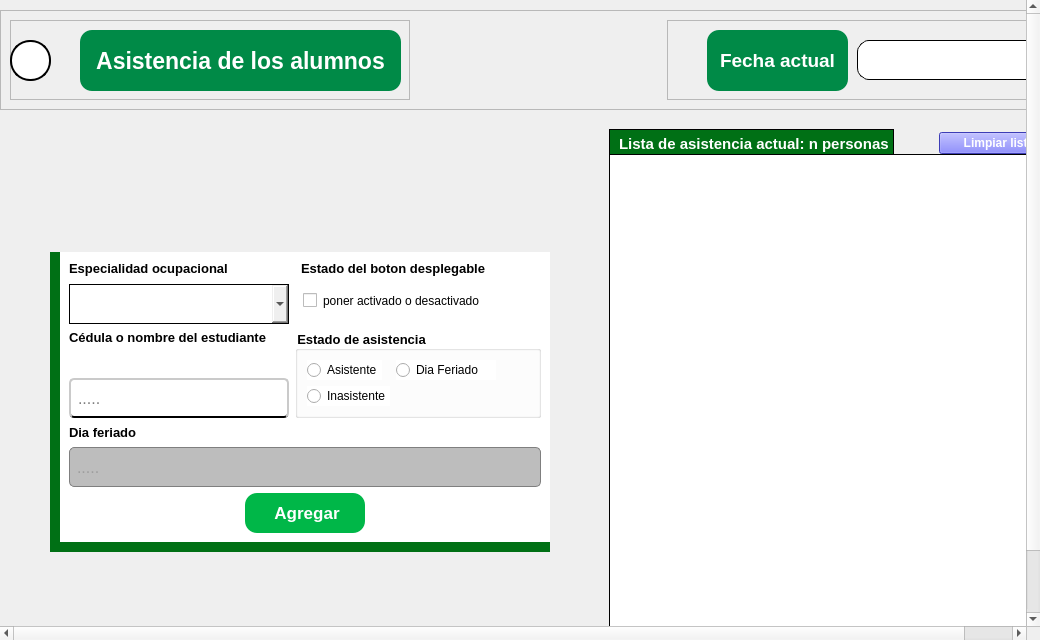
<?xml version="1.0" encoding="UTF-8"?>
<ui version="4.0">
 <class>PantallaAsistenciaAlumnos</class>
 <widget class="QWidget" name="PantallaAsistenciaAlumnos">
  <property name="geometry">
   <rect>
    <x>0</x>
    <y>0</y>
    <width>1040</width>
    <height>640</height>
   </rect>
  </property>
  <property name="windowTitle">
   <string>Form</string>
  </property>
  <layout class="QVBoxLayout" name="verticalLayout">
   <property name="spacing">
    <number>0</number>
   </property>
   <property name="leftMargin">
    <number>0</number>
   </property>
   <property name="topMargin">
    <number>0</number>
   </property>
   <property name="rightMargin">
    <number>0</number>
   </property>
   <property name="bottomMargin">
    <number>0</number>
   </property>
   <item>
    <widget class="QScrollArea" name="area_de_scroll">
     <property name="styleSheet">
      <string notr="true"/>
     </property>
     <property name="frameShape">
      <enum>QFrame::NoFrame</enum>
     </property>
     <property name="verticalScrollBarPolicy">
      <enum>Qt::ScrollBarAlwaysOn</enum>
     </property>
     <property name="widgetResizable">
      <bool>true</bool>
     </property>
     <widget class="QWidget" name="scrollAreaWidgetContents_2">
      <property name="geometry">
       <rect>
        <x>-56</x>
        <y>0</y>
        <width>1079</width>
        <height>700</height>
       </rect>
      </property>
      <layout class="QVBoxLayout" name="verticalLayout_4">
       <property name="spacing">
        <number>0</number>
       </property>
       <property name="leftMargin">
        <number>0</number>
       </property>
       <property name="topMargin">
        <number>0</number>
       </property>
       <property name="rightMargin">
        <number>0</number>
       </property>
       <property name="bottomMargin">
        <number>0</number>
       </property>
       <item>
        <widget class="QFrame" name="espacio_principal">
         <property name="styleSheet">
          <string notr="true">QFrame{

	
    background: qlineargradient(
        x1:0, y1:0, x2:1, y2:1,
        stop:0 #3fea87, stop:1 #00770e)
   
}</string>
         </property>
         <property name="frameShape">
          <enum>QFrame::NoFrame</enum>
         </property>
         <property name="frameShadow">
          <enum>QFrame::Raised</enum>
         </property>
         <layout class="QVBoxLayout" name="verticalLayout_5">
          <property name="leftMargin">
           <number>0</number>
          </property>
          <property name="topMargin">
           <number>0</number>
          </property>
          <property name="rightMargin">
           <number>0</number>
          </property>
          <property name="bottomMargin">
           <number>0</number>
          </property>
          <item>
           <widget class="QFrame" name="espacio_superior">
            <property name="sizePolicy">
             <sizepolicy hsizetype="Preferred" vsizetype="Preferred">
              <horstretch>0</horstretch>
              <verstretch>0</verstretch>
             </sizepolicy>
            </property>
            <property name="minimumSize">
             <size>
              <width>500</width>
              <height>100</height>
             </size>
            </property>
            <property name="maximumSize">
             <size>
              <width>16777214</width>
              <height>80</height>
             </size>
            </property>
            <property name="styleSheet">
             <string notr="true">background:none ; </string>
            </property>
            <property name="frameShape">
             <enum>QFrame::StyledPanel</enum>
            </property>
            <property name="frameShadow">
             <enum>QFrame::Raised</enum>
            </property>
            <layout class="QHBoxLayout" name="horizontalLayout">
             <item>
              <widget class="QFrame" name="espacio_a">
               <property name="minimumSize">
                <size>
                 <width>400</width>
                 <height>0</height>
                </size>
               </property>
               <property name="styleSheet">
                <string notr="true">background:none ; </string>
               </property>
               <property name="frameShape">
                <enum>QFrame::StyledPanel</enum>
               </property>
               <property name="frameShadow">
                <enum>QFrame::Raised</enum>
               </property>
               <widget class="QPushButton" name="boton_de_regreso">
                <property name="geometry">
                 <rect>
                  <x>0</x>
                  <y>20</y>
                  <width>41</width>
                  <height>41</height>
                 </rect>
                </property>
                <property name="cursor">
                 <cursorShape>PointingHandCursor</cursorShape>
                </property>
                <property name="styleSheet">
                 <string notr="true">QPushButton{

	background-color: rgb(255, 255, 255);
	border-radius: 20px ;
	border:2px solid;

}

QPushButton:hover{

	background-color: rgb(199, 199, 199)
}</string>
                </property>
                <property name="text">
                 <string/>
                </property>
                <property name="icon">
                 <iconset>
                  <normaloff>../recursos_de_imagenes/iconos_de_interfaz/flecha_izquierda_2.png</normaloff>../recursos_de_imagenes/iconos_de_interfaz/flecha_izquierda_2.png</iconset>
                </property>
                <property name="iconSize">
                 <size>
                  <width>30</width>
                  <height>30</height>
                 </size>
                </property>
               </widget>
               <widget class="QLabel" name="label_control_de_llegada">
                <property name="geometry">
                 <rect>
                  <x>70</x>
                  <y>10</y>
                  <width>321</width>
                  <height>61</height>
                 </rect>
                </property>
                <property name="font">
                 <font>
                  <family>Arial</family>
                  <pointsize>17</pointsize>
                  <weight>75</weight>
                  <bold>true</bold>
                 </font>
                </property>
                <property name="styleSheet">
                 <string notr="true">QLabel{
	
	background-color: rgb(0, 138, 71);
	
	color: rgb(255, 255, 255);
	border-radius:12px;

}</string>
                </property>
                <property name="text">
                 <string>Asistencia de los alumnos</string>
                </property>
                <property name="alignment">
                 <set>Qt::AlignCenter</set>
                </property>
               </widget>
              </widget>
             </item>
             <item>
              <spacer name="horizontalSpacer">
               <property name="orientation">
                <enum>Qt::Horizontal</enum>
               </property>
               <property name="sizeHint" stdset="0">
                <size>
                 <width>285</width>
                 <height>20</height>
                </size>
               </property>
              </spacer>
             </item>
             <item>
              <widget class="QFrame" name="espacio_b">
               <property name="minimumSize">
                <size>
                 <width>400</width>
                 <height>0</height>
                </size>
               </property>
               <property name="styleSheet">
                <string notr="true">background:none ; </string>
               </property>
               <property name="frameShape">
                <enum>QFrame::StyledPanel</enum>
               </property>
               <property name="frameShadow">
                <enum>QFrame::Raised</enum>
               </property>
               <widget class="QLabel" name="label_fecha_actual">
                <property name="geometry">
                 <rect>
                  <x>40</x>
                  <y>10</y>
                  <width>141</width>
                  <height>61</height>
                 </rect>
                </property>
                <property name="minimumSize">
                 <size>
                  <width>0</width>
                  <height>0</height>
                 </size>
                </property>
                <property name="font">
                 <font>
                  <family>Arial</family>
                  <pointsize>14</pointsize>
                  <weight>75</weight>
                  <bold>true</bold>
                 </font>
                </property>
                <property name="styleSheet">
                 <string notr="true">QLabel{
	
	background-color: rgb(0, 138, 71);
	
	color: rgb(255, 255, 255);
	border-radius:12px;

}</string>
                </property>
                <property name="text">
                 <string>Fecha actual</string>
                </property>
                <property name="alignment">
                 <set>Qt::AlignCenter</set>
                </property>
               </widget>
               <widget class="QLabel" name="label_mostrar_fecha">
                <property name="geometry">
                 <rect>
                  <x>190</x>
                  <y>20</y>
                  <width>201</width>
                  <height>40</height>
                 </rect>
                </property>
                <property name="sizePolicy">
                 <sizepolicy hsizetype="Preferred" vsizetype="Preferred">
                  <horstretch>0</horstretch>
                  <verstretch>0</verstretch>
                 </sizepolicy>
                </property>
                <property name="minimumSize">
                 <size>
                  <width>0</width>
                  <height>40</height>
                 </size>
                </property>
                <property name="maximumSize">
                 <size>
                  <width>16777215</width>
                  <height>50</height>
                 </size>
                </property>
                <property name="font">
                 <font>
                  <family>Arial</family>
                  <pointsize>17</pointsize>
                  <weight>75</weight>
                  <bold>true</bold>
                 </font>
                </property>
                <property name="styleSheet">
                 <string notr="true">QLabel{
	
	background-color: white;
	
	border-radius:12px;
	border:1px solid black;

}</string>
                </property>
                <property name="text">
                 <string/>
                </property>
                <property name="alignment">
                 <set>Qt::AlignCenter</set>
                </property>
               </widget>
              </widget>
             </item>
            </layout>
           </widget>
          </item>
          <item alignment="Qt::AlignHCenter">
           <widget class="QFrame" name="espacio_para_tabla_empleados">
            <property name="sizePolicy">
             <sizepolicy hsizetype="Preferred" vsizetype="Preferred">
              <horstretch>0</horstretch>
              <verstretch>0</verstretch>
             </sizepolicy>
            </property>
            <property name="styleSheet">
             <string notr="true">background:none ; </string>
            </property>
            <property name="frameShape">
             <enum>QFrame::NoFrame</enum>
            </property>
            <property name="frameShadow">
             <enum>QFrame::Raised</enum>
            </property>
            <layout class="QHBoxLayout" name="horizontalLayout_2">
             <property name="spacing">
              <number>50</number>
             </property>
             <property name="leftMargin">
              <number>50</number>
             </property>
             <item alignment="Qt::AlignHCenter|Qt::AlignVCenter">
              <widget class="QFrame" name="espacio_para_el_formulario">
               <property name="sizePolicy">
                <sizepolicy hsizetype="Preferred" vsizetype="Preferred">
                 <horstretch>0</horstretch>
                 <verstretch>0</verstretch>
                </sizepolicy>
               </property>
               <property name="minimumSize">
                <size>
                 <width>500</width>
                 <height>300</height>
                </size>
               </property>
               <property name="styleSheet">
                <string notr="true">QFrame {
    background-color: white;
    border-radius: 0px;
	border-left:10px solid rgb(0, 112, 21);
    border-bottom:10px solid rgb(0, 112, 21);
}</string>
               </property>
               <property name="frameShape">
                <enum>QFrame::NoFrame</enum>
               </property>
               <property name="frameShadow">
                <enum>QFrame::Raised</enum>
               </property>
               <layout class="QGridLayout" name="gridLayout">
                <item row="0" column="0">
                 <layout class="QVBoxLayout" name="verticalLayout_6">
                  <property name="spacing">
                   <number>0</number>
                  </property>
                  <item alignment="Qt::AlignLeft|Qt::AlignTop">
                   <widget class="QLabel" name="titulo_de_boton_de_opciones">
                    <property name="sizePolicy">
                     <sizepolicy hsizetype="Preferred" vsizetype="Preferred">
                      <horstretch>0</horstretch>
                      <verstretch>30</verstretch>
                     </sizepolicy>
                    </property>
                    <property name="minimumSize">
                     <size>
                      <width>0</width>
                      <height>0</height>
                     </size>
                    </property>
                    <property name="maximumSize">
                     <size>
                      <width>500</width>
                      <height>16777215</height>
                     </size>
                    </property>
                    <property name="font">
                     <font>
                      <family>Arial</family>
                      <pointsize>10</pointsize>
                      <weight>75</weight>
                      <bold>true</bold>
                     </font>
                    </property>
                    <property name="styleSheet">
                     <string notr="true">QLabel{
	
	color: rgb(0, 0, 0);
	border:none;
}</string>
                    </property>
                    <property name="text">
                     <string>Especialidad ocupacional</string>
                    </property>
                   </widget>
                  </item>
                  <item alignment="Qt::AlignTop">
                   <widget class="QComboBox" name="boton_especialidades">
                    <property name="enabled">
                     <bool>true</bool>
                    </property>
                    <property name="sizePolicy">
                     <sizepolicy hsizetype="Fixed" vsizetype="Fixed">
                      <horstretch>0</horstretch>
                      <verstretch>0</verstretch>
                     </sizepolicy>
                    </property>
                    <property name="minimumSize">
                     <size>
                      <width>220</width>
                      <height>40</height>
                     </size>
                    </property>
                    <property name="maximumSize">
                     <size>
                      <width>200</width>
                      <height>16777215</height>
                     </size>
                    </property>
                    <property name="styleSheet">
                     <string notr="true">QComboBox{

	font: 75 10pt &quot;Arial&quot;;
	padding-left:15px;
	border:1px solid #000000 ;
}

QComboBox:focus {
    border: 2px solid #0078d7;   /* Borde azul cuando está en foco */
    background-color: #e0f7ff;   /* Fondo azul claro */
}

QComboBox:focus {
    border: 2px solid #0078d7;   /* Borde azul cuando está en foco */
    background-color: #e0f7ff;   /* Fondo azul claro */
}




QComboBox QAbstractItemView {
    border: 1px solid #ccc;
    background-color: white;
    color: #333;
    padding: 5px;  /* Margen interno de la lista */
    spacing: 10px; /* Espaciado entre los elementos (algunas versiones de Qt lo admiten) */
}

QComboBox QAbstractItemView::item {
    padding: 8px; /* Espaciado interno de cada elemento */
    margin: 4px; /* Separación entre los elementos */
}

QComboBox QAbstractItemView::item:hover {
    background-color: #c5c1c1;
    color: white;
}

QComboBox:disabled {
        background-color:rgb(189, 189, 189);
        color: #808080;
        border: 1px solid rgb(127, 127, 127);
    }




QComboBox QAbstractItemView {
    border: 1px solid #ccc;
    background-color: white;
    color: #333;
    padding: 5px;  /* Margen interno de la lista */
    spacing: 10px; /* Espaciado entre los elementos (algunas versiones de Qt lo admiten) */
}

QComboBox QAbstractItemView::item {
    padding: 8px; /* Espaciado interno de cada elemento */
    margin: 4px; /* Separación entre los elementos */
}

QComboBox QAbstractItemView::item:hover {
    background-color: #c5c1c1;
    color: white;
}



</string>
                    </property>
                    <property name="editable">
                     <bool>false</bool>
                    </property>
                    <property name="currentText">
                     <string/>
                    </property>
                    <property name="currentIndex">
                     <number>-1</number>
                    </property>
                    <property name="insertPolicy">
                     <enum>QComboBox::NoInsert</enum>
                    </property>
                    <property name="iconSize">
                     <size>
                      <width>40</width>
                      <height>40</height>
                     </size>
                    </property>
                    <property name="placeholderText">
                     <string/>
                    </property>
                   </widget>
                  </item>
                 </layout>
                </item>
                <item row="0" column="1">
                 <layout class="QVBoxLayout" name="verticalLayout_8">
                  <property name="spacing">
                   <number>0</number>
                  </property>
                  <item alignment="Qt::AlignTop">
                   <widget class="QLabel" name="label_estado_boton_desplegable">
                    <property name="font">
                     <font>
                      <family>Arial</family>
                      <pointsize>10</pointsize>
                      <weight>75</weight>
                      <bold>true</bold>
                     </font>
                    </property>
                    <property name="styleSheet">
                     <string notr="true">QLabel{

	
	color: rgb(0,0,0);

	border-color: #ffffff;
	border:none;
	padding-left:3px;


}
</string>
                    </property>
                    <property name="text">
                     <string>Estado del boton desplegable</string>
                    </property>
                    <property name="scaledContents">
                     <bool>false</bool>
                    </property>
                   </widget>
                  </item>
                  <item alignment="Qt::AlignLeft|Qt::AlignTop">
                   <widget class="QCheckBox" name="checkbox_estado_combobox">
                    <property name="sizePolicy">
                     <sizepolicy hsizetype="Minimum" vsizetype="Fixed">
                      <horstretch>0</horstretch>
                      <verstretch>0</verstretch>
                     </sizepolicy>
                    </property>
                    <property name="styleSheet">
                     <string notr="true">QCheckBox{


	padding-left:8px;

}</string>
                    </property>
                    <property name="text">
                     <string>poner activado o desactivado</string>
                    </property>
                   </widget>
                  </item>
                 </layout>
                </item>
                <item row="1" column="0">
                 <layout class="QVBoxLayout" name="verticalLayout_3">
                  <property name="spacing">
                   <number>0</number>
                  </property>
                  <item alignment="Qt::AlignLeft|Qt::AlignTop">
                   <widget class="QLabel" name="label_cedula_empleado">
                    <property name="font">
                     <font>
                      <family>Arial</family>
                      <pointsize>10</pointsize>
                      <weight>75</weight>
                      <bold>true</bold>
                     </font>
                    </property>
                    <property name="styleSheet">
                     <string notr="true">QLabel{

	
	color: rgb(0,0,0);

	border-color: #ffffff;
	border:none;


}
</string>
                    </property>
                    <property name="text">
                     <string>Cédula o nombre del estudiante</string>
                    </property>
                    <property name="scaledContents">
                     <bool>false</bool>
                    </property>
                   </widget>
                  </item>
                  <item alignment="Qt::AlignTop">
                   <widget class="QLabel" name="label_nombre_alumno_guia">
                    <property name="minimumSize">
                     <size>
                      <width>0</width>
                      <height>30</height>
                     </size>
                    </property>
                    <property name="maximumSize">
                     <size>
                      <width>16777215</width>
                      <height>15</height>
                     </size>
                    </property>
                    <property name="font">
                     <font>
                      <family>Arial</family>
                     </font>
                    </property>
                    <property name="styleSheet">
                     <string notr="true">border:none;</string>
                    </property>
                    <property name="text">
                     <string/>
                    </property>
                   </widget>
                  </item>
                  <item alignment="Qt::AlignLeft|Qt::AlignTop">
                   <widget class="QLineEdit" name="input_cedula_alumno">
                    <property name="enabled">
                     <bool>true</bool>
                    </property>
                    <property name="minimumSize">
                     <size>
                      <width>220</width>
                      <height>40</height>
                     </size>
                    </property>
                    <property name="font">
                     <font>
                      <family>Arial</family>
                      <pointsize>12</pointsize>
                     </font>
                    </property>
                    <property name="styleSheet">
                     <string notr="true">QLineEdit{
	
	background-color: rgb(255, 255, 255);
	border-radius:5px;
	padding-left: 5px;
 padding-right:5px;
	padding-top:1px;
	border-bottom:2px solid black  ;
	border-top: 2px solid rgb(202, 202, 202);
	border-left: 2px solid rgb(202, 202, 202);
	border-right: 2px solid rgb(202, 202, 202);

}

QLineEdit:focus{

	border: 2px solid rgb(17, 192, 255)



}

QLineEdit:disabled {
        background-color:rgb(189, 189, 189);
        color: #808080;
        border: 1px solid rgb(127, 127, 127);
    }
 </string>
                    </property>
                    <property name="placeholderText">
                     <string>.....</string>
                    </property>
                   </widget>
                  </item>
                 </layout>
                </item>
                <item row="1" column="1">
                 <widget class="QGroupBox" name="estado_de_asistencia">
                  <property name="font">
                   <font>
                    <family>Arial</family>
                    <pointsize>10</pointsize>
                    <weight>75</weight>
                    <bold>true</bold>
                   </font>
                  </property>
                  <property name="styleSheet">
                   <string notr="true">QGroupBox{

	background-color: rgb(255, 255, 255);


}</string>
                  </property>
                  <property name="title">
                   <string>Estado de asistencia</string>
                  </property>
                  <layout class="QFormLayout" name="formLayout">
                   <item row="0" column="0">
                    <widget class="QRadioButton" name="input_asistente">
                     <property name="minimumSize">
                      <size>
                       <width>2</width>
                       <height>0</height>
                      </size>
                     </property>
                     <property name="maximumSize">
                      <size>
                       <width>100</width>
                       <height>16777215</height>
                      </size>
                     </property>
                     <property name="styleSheet">
                      <string notr="true">QRadioButton{

	background-color: rgb(255, 255, 255);
	font: 75 10pt &quot;Arial&quot;;

}</string>
                     </property>
                     <property name="text">
                      <string>Asistente</string>
                     </property>
                    </widget>
                   </item>
                   <item row="0" column="1">
                    <widget class="QRadioButton" name="input_check_dia_feriado">
                     <property name="minimumSize">
                      <size>
                       <width>2</width>
                       <height>0</height>
                      </size>
                     </property>
                     <property name="maximumSize">
                      <size>
                       <width>100</width>
                       <height>16777215</height>
                      </size>
                     </property>
                     <property name="styleSheet">
                      <string notr="true">QRadioButton{

	background-color: rgb(255, 255, 255);
	font: 75 10pt &quot;Arial&quot;;

}</string>
                     </property>
                     <property name="text">
                      <string>Dia Feriado</string>
                     </property>
                    </widget>
                   </item>
                   <item row="1" column="0">
                    <widget class="QRadioButton" name="input_inasistente">
                     <property name="minimumSize">
                      <size>
                       <width>2</width>
                       <height>0</height>
                      </size>
                     </property>
                     <property name="maximumSize">
                      <size>
                       <width>100</width>
                       <height>16777215</height>
                      </size>
                     </property>
                     <property name="styleSheet">
                      <string notr="true">QRadioButton{

	background-color: rgb(255, 255, 255);
	font: 75 10pt &quot;Arial&quot;;

}</string>
                     </property>
                     <property name="text">
                      <string>Inasistente</string>
                     </property>
                    </widget>
                   </item>
                  </layout>
                 </widget>
                </item>
                <item row="2" column="0" colspan="2">
                 <layout class="QVBoxLayout" name="verticalLayout_7">
                  <item>
                   <widget class="QLabel" name="label_dia_feriado">
                    <property name="font">
                     <font>
                      <family>Arial</family>
                      <pointsize>10</pointsize>
                      <weight>75</weight>
                      <bold>true</bold>
                     </font>
                    </property>
                    <property name="styleSheet">
                     <string notr="true">QLabel{

	
	color: rgb(0,0,0);

	border-color: #ffffff;
	border:none;


}
</string>
                    </property>
                    <property name="text">
                     <string>Dia feriado</string>
                    </property>
                    <property name="scaledContents">
                     <bool>false</bool>
                    </property>
                   </widget>
                  </item>
                  <item>
                   <widget class="QLineEdit" name="input_dia_feriado">
                    <property name="enabled">
                     <bool>false</bool>
                    </property>
                    <property name="minimumSize">
                     <size>
                      <width>0</width>
                      <height>40</height>
                     </size>
                    </property>
                    <property name="font">
                     <font>
                      <family>Arial</family>
                      <pointsize>12</pointsize>
                     </font>
                    </property>
                    <property name="styleSheet">
                     <string notr="true">QLineEdit{
	
	background-color: rgb(255, 255, 255);
	border-radius:5px;
	padding-left: 5px;
 padding-right:5px;
	padding-top:1px;
	border-bottom:2px solid black  ;
	border-top: 2px solid rgb(202, 202, 202);
	border-left: 2px solid rgb(202, 202, 202);
	border-right: 2px solid rgb(202, 202, 202);

}

QLineEdit:focus{

	border: 2px solid rgb(17, 192, 255)



}

QLineEdit:disabled {
        background-color:rgb(189, 189, 189);
        color: #808080;
        border: 1px solid rgb(127, 127, 127);
    }
 </string>
                    </property>
                    <property name="placeholderText">
                     <string>.....</string>
                    </property>
                   </widget>
                  </item>
                 </layout>
                </item>
                <item row="3" column="0" colspan="2" alignment="Qt::AlignHCenter">
                 <widget class="QPushButton" name="boton_agregar">
                  <property name="minimumSize">
                   <size>
                    <width>120</width>
                    <height>40</height>
                   </size>
                  </property>
                  <property name="maximumSize">
                   <size>
                    <width>120</width>
                    <height>40</height>
                   </size>
                  </property>
                  <property name="font">
                   <font>
                    <family>Arial</family>
                    <pointsize>13</pointsize>
                    <weight>75</weight>
                    <bold>true</bold>
                   </font>
                  </property>
                  <property name="cursor">
                   <cursorShape>PointingHandCursor</cursorShape>
                  </property>
                  <property name="styleSheet">
                   <string notr="true">QPushButton{

	background-color: rgb(0, 183, 72);
	
	color: rgb(255, 255, 255);
	border-radius:12px;

}

QPushButton:hover{

	
	background-color: rgb(0, 56, 10);

}</string>
                  </property>
                  <property name="text">
                   <string> Agregar</string>
                  </property>
                  <property name="icon">
                   <iconset>
                    <normaloff>../recursos_de_imagenes/iconos_de_interfaz/mas_blanco.png</normaloff>../recursos_de_imagenes/iconos_de_interfaz/mas_blanco.png</iconset>
                  </property>
                  <property name="iconSize">
                   <size>
                    <width>26</width>
                    <height>26</height>
                   </size>
                  </property>
                 </widget>
                </item>
               </layout>
              </widget>
             </item>
             <item alignment="Qt::AlignHCenter">
              <widget class="QFrame" name="espacio_lista_asistencia">
               <property name="font">
                <font>
                 <family>Arial</family>
                 <pointsize>12</pointsize>
                 <weight>75</weight>
                 <bold>true</bold>
                </font>
               </property>
               <property name="styleSheet">
                <string notr="true">QFrame{

	border:none;

}

</string>
               </property>
               <layout class="QVBoxLayout" name="verticalLayout_10">
                <item>
                 <layout class="QGridLayout" name="gridLayout_2">
                  <property name="verticalSpacing">
                   <number>0</number>
                  </property>
                  <item row="0" column="0">
                   <widget class="QLabel" name="label_titulo_asistencia">
                    <property name="minimumSize">
                     <size>
                      <width>0</width>
                      <height>30</height>
                     </size>
                    </property>
                    <property name="maximumSize">
                     <size>
                      <width>285</width>
                      <height>20</height>
                     </size>
                    </property>
                    <property name="font">
                     <font>
                      <family>Arial</family>
                      <pointsize>11</pointsize>
                      <weight>75</weight>
                      <bold>true</bold>
                     </font>
                    </property>
                    <property name="styleSheet">
                     <string notr="true">QLabel{

	
	background-color: rgb(0, 112, 21);
	
	color: rgb(255, 255, 255);
	
	padding-left:5px;

	border:1px solid black;

}</string>
                    </property>
                    <property name="text">
                     <string>Lista de asistencia actual: n personas</string>
                    </property>
                    <property name="alignment">
                     <set>Qt::AlignLeading|Qt::AlignLeft|Qt::AlignVCenter</set>
                    </property>
                   </widget>
                  </item>
                  <item row="0" column="1" alignment="Qt::AlignRight|Qt::AlignBottom">
                   <widget class="QPushButton" name="boton_limpiar_lista">
                    <property name="sizePolicy">
                     <sizepolicy hsizetype="Minimum" vsizetype="Fixed">
                      <horstretch>0</horstretch>
                      <verstretch>10</verstretch>
                     </sizepolicy>
                    </property>
                    <property name="minimumSize">
                     <size>
                      <width>120</width>
                      <height>20</height>
                     </size>
                    </property>
                    <property name="maximumSize">
                     <size>
                      <width>400</width>
                      <height>16777215</height>
                     </size>
                    </property>
                    <property name="font">
                     <font>
                      <family>Arial</family>
                      <pointsize>9</pointsize>
                      <weight>75</weight>
                      <bold>true</bold>
                     </font>
                    </property>
                    <property name="cursor">
                     <cursorShape>PointingHandCursor</cursorShape>
                    </property>
                    <property name="styleSheet">
                     <string notr="true">QPushButton{

	background-color: rgb(85, 85, 255);
	
	color: rgb(255, 255, 255);

}

QPushButton:hover{

	
	background-color: rgb(34, 26, 143);

}</string>
                    </property>
                    <property name="text">
                     <string comment="hola" extracomment="sd">Limpiar lista</string>
                    </property>
                    <property name="icon">
                     <iconset>
                      <normaloff>../recursos_de_imagenes/iconos_de_interfaz/brocha.png</normaloff>../recursos_de_imagenes/iconos_de_interfaz/brocha.png</iconset>
                    </property>
                   </widget>
                  </item>
                  <item row="1" column="0" colspan="2">
                   <widget class="QListWidget" name="lista_asistencia">
                    <property name="sizePolicy">
                     <sizepolicy hsizetype="Preferred" vsizetype="Preferred">
                      <horstretch>0</horstretch>
                      <verstretch>0</verstretch>
                     </sizepolicy>
                    </property>
                    <property name="minimumSize">
                     <size>
                      <width>450</width>
                      <height>480</height>
                     </size>
                    </property>
                    <property name="maximumSize">
                     <size>
                      <width>100</width>
                      <height>16777215</height>
                     </size>
                    </property>
                    <property name="styleSheet">
                     <string notr="true">QListWidget{

	border:1px solid black;
	border-radius:0px;
	background:#ffffff;

}</string>
                    </property>
                    <property name="frameShape">
                     <enum>QFrame::NoFrame</enum>
                    </property>
                   </widget>
                  </item>
                 </layout>
                </item>
                <item alignment="Qt::AlignHCenter">
                 <widget class="QPushButton" name="boton_suministrar">
                  <property name="sizePolicy">
                   <sizepolicy hsizetype="Minimum" vsizetype="Fixed">
                    <horstretch>0</horstretch>
                    <verstretch>0</verstretch>
                   </sizepolicy>
                  </property>
                  <property name="minimumSize">
                   <size>
                    <width>150</width>
                    <height>40</height>
                   </size>
                  </property>
                  <property name="maximumSize">
                   <size>
                    <width>120</width>
                    <height>40</height>
                   </size>
                  </property>
                  <property name="font">
                   <font>
                    <family>Arial</family>
                    <pointsize>13</pointsize>
                    <weight>75</weight>
                    <bold>true</bold>
                   </font>
                  </property>
                  <property name="cursor">
                   <cursorShape>PointingHandCursor</cursorShape>
                  </property>
                  <property name="styleSheet">
                   <string notr="true">QPushButton{

	background-color: rgb(0, 183, 72);
	
	color: rgb(255, 255, 255);
	border-radius:12px;

}

QPushButton:hover{

	
	background-color: rgb(0, 56, 10);

}</string>
                  </property>
                  <property name="text">
                   <string>Suministrar</string>
                  </property>
                  <property name="icon">
                   <iconset>
                    <normaloff>../recursos_de_imagenes/iconos_de_interfaz/exportar.png</normaloff>../recursos_de_imagenes/iconos_de_interfaz/exportar.png</iconset>
                  </property>
                  <property name="iconSize">
                   <size>
                    <width>26</width>
                    <height>26</height>
                   </size>
                  </property>
                 </widget>
                </item>
               </layout>
              </widget>
             </item>
            </layout>
           </widget>
          </item>
         </layout>
        </widget>
       </item>
      </layout>
     </widget>
    </widget>
   </item>
  </layout>
 </widget>
 <resources/>
 <connections/>
</ui>
